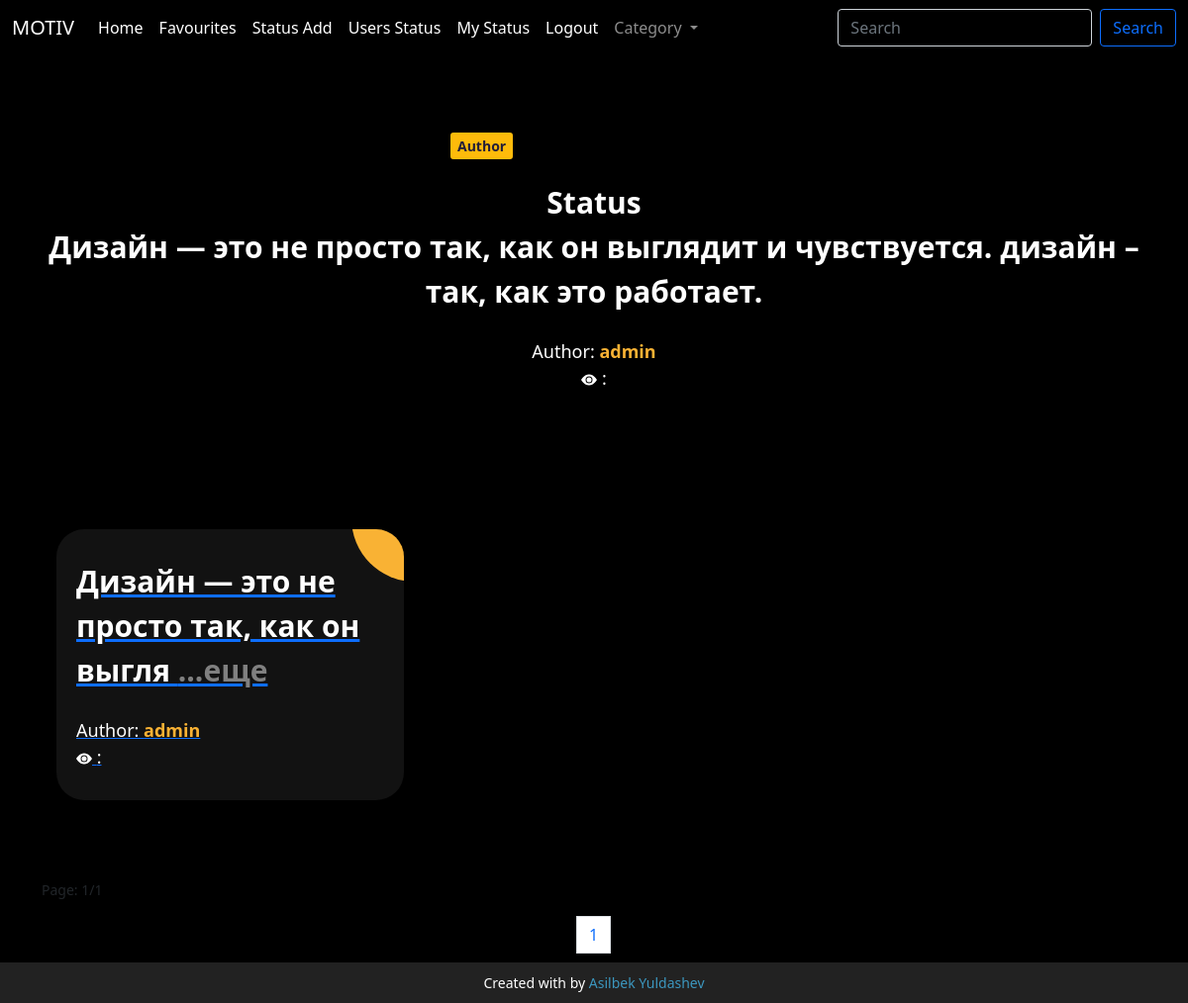
Screenshot of /users_status/15/ with the database file from the repository.
### main/models.py (models this page shows, shortened)
class StatusUser(models.Model):
    text = models.TextField()
    author = models.ForeignKey(User, on_delete=models.CASCADE)

class User(AbstractUser):
    img = models.ImageField(upload_to="images/")
    count = models.BooleanField(default=True)

### main/views.py (the view)
# urls.py: path('users_status/<int:id>/',users_status_get,name='users_status_get'),
def users_status_get(request,id):
    users = StatusUser.objects.get(id=id)
    status = StatusUser.objects.get(id=id)
    category = Category.objects.all()
    hit_count = get_hitcount_model().objects.get_for_object(users)
    hits = hit_count.hits
    hit_count_response = HitCountMixin.hit_count(request, hit_count)
    if hit_count_response.hit_counted:
        hits = + 1
    athor_status = StatusUser.objects.filter(
        Q(author__username__icontains=users.author)
    )
    page = Paginator(athor_status, 3)
    page_list = request.GET.get('page')
    page = page.get_page(page_list)
    ctx = {
        'page': page,
        'category':category,
        'hits':hits,
        'status':status,
        'athor_status':athor_status,
    }
    return render(request,'users_get.html',ctx)

### template/users_get.html (shortened to what this page needs)
{% load static %}
{% load hitcount_tags %}
<!doctype html>
<html lang="en">
<head>
    <link href="https://cdn.jsdelivr.net/npm/bootstrap@5.1.0/dist/css/bootstrap.min.css" rel="stylesheet"
>
    <link rel="stylesheet" href="{% static 'salom.css' %}">
</head>
<body>
<nav style="background: black" class="navbar navbar-expand-lg navbar-dark    bg-black">
  <div class="container-fluid">
    <a class="navbar-brand" href="{% url 'index' %}">MOTIV</a>
    <div class="collapse navbar-collapse" id="navbarSupportedContent">
      <ul class="navbar-nav me-auto mb-2 mb-lg-0">
        <li class="nav-item">
          <a class="nav-link active" aria-current="page" href="{% url 'index' %}">Home</a>
        </li>
          <li class="nav-item">
                    <a class="nav-link active" aria-current="page" href="{% url 'sevimli' %}">Favourites</a>
                </li>
          <li class="nav-item">
                    <a class="nav-link active" aria-current="page" href="{% url 'status_add' %}">Status Add</a>
                </li><li class="nav-item">
                    <a class="nav-link active" aria-current="page" href="{% url 'users_status' %}">Users Status</a>
                </li>
          {% if user.count %}
          {% else %}
          <li class="nav-item">
                    <a class="nav-link active" aria-current="page" href="{% url 'my_status' %}">My Status</a>
                </li>
          {% endif %}
          <li class="nav-item">
                    <a class="nav-link active" aria-current="page" href="{% url 'logodut' %}">Logout</a>
                </li>
           <li class="nav-item dropdown ">
          <a class="nav-link dropdown-toggle " href="#" id="navbarDropdown" role="button" data-bs-toggle="dropdown" aria-expanded="false">
            Category
          </a>
        </li>
      </ul>
     <form class="d-flex" role="search" method="post" action="{% url 'search' %}">
        <input class="form-control me-2" style="background: black;color: white" name="search" type="search" placeholder="Search" aria-label="Search">
        <button class="btn btn-outline-primary" type="submit">Search</button>
      </form>
    </div>
  </div>
</nav>
<link rel="stylesheet" href="https://use.fontawesome.com/releases/v5.7.0/css/all.css"
>
<div style="display: flex; flex-direction: column; justify-content: center; align-items: center">
    <div>
        <div class="card-container mt-5">
            <span class="pro">Author</span>
        </div>
        <footer>
            <p>
                Created with by
                <a target="_blank" href="https://asilbek-yuldashev.uz">Asilbek Yuldashev</a>
            </p>
        </footer>
    </div>
    <div style="padding: 2rem ; text-align: center">
        <div class="ag-courses_item">
            <div class="ag-courses-item_title">
                <b>Status</b><br>
                <span>{{ status.text }}</span>
            </div>
            <div class="ag-courses-item_date-box">
                Author:
                <span class="ag-courses-item_date">
              {{ status.author }} </span>
                <br>
                <div style="text-align: center">
                    <svg xmlns="http://www.w3.org/2000/svg" width="16" height="16" fill="currentColor"
                         class="bi bi-eye-fill" viewBox="0 0 16 16">
                        <path d="M10.5 8a2.5 2.5 0 1 1-5 0 2.5 2.5 0 0 1 5 0"/>
                        <path d="M0 8s3-5.5 8-5.5S16 8 16 8s-3 5.5-8 5.5S0 8 0 8m8 3.5a3.5 3.5 0 1 0 0-7 3.5 3.5 0 0 0 0 7"/>
                    </svg>
                    : {{ hits }}
                </div>
                <br>
            </div>
        </div>
    </div>
</div>
<div style="" class="container">
    {% if search %}
    <div class="ag-format-container">
        <div class="ag-courses_box">
            {% for i in users %}
            <div class="ag-courses_item">
                <a href="{% url 'users_status_get' i.id %}" class="ag-courses-item_link">
                    <div class="ag-courses-item_bg">
                    </div>
                    <div class="ag-courses-item_title">
                        <span>{{ i.text|slice:40 }}<span style="color: gray">...еще</span></span>
                    </div>
                    <div class="ag-courses-item_date-box">
                        Author:
                        <span class="ag-courses-item_date">
              {{ i.author }} </span>
                        <br>
                        <svg xmlns="http://www.w3.org/2000/svg" width="16" height="16" fill="currentColor"
                             class="bi bi-eye-fill" viewBox="0 0 16 16">
                            <path d="M10.5 8a2.5 2.5 0 1 1-5 0 2.5 2.5 0 0 1 5 0"/>
                            <path d="M0 8s3-5.5 8-5.5S16 8 16 8s-3 5.5-8 5.5S0 8 0 8m8 3.5a3.5 3.5 0 1 0 0-7 3.5 3.5 0 0 0 0 7"/>
                        </svg>
                        : {% get_hit_count for i %}
                    </div>
            </div>
            </a>
        </div>
    </div>
    {% endfor %}
    {% else %}
    <div class="ag-format-container">
        <div class="ag-courses_box">
            {% for i in page.object_list %}
            <div class="ag-courses_item">
                <a href="{% url 'users_status_get' i.id %}" class="ag-courses-item_link">
                    <div class="ag-courses-item_bg"></div>
                    <div id="textbox" class="ag-courses-item_title">
                        <span>{{ i.text|slice:40 }} <span style="color: gray">...еще</span></span>
                    </div>
                    <div class="ag-courses-item_date-box">
                        Author:
                        <span class="ag-courses-item_date">
              {{ i.author }} </span> <br>
                        <svg xmlns="http://www.w3.org/2000/svg" width="16" height="16" fill="currentColor"
                             class="bi bi-eye-fill" viewBox="0 0 16 16">
                            <path d="M10.5 8a2.5 2.5 0 1 1-5 0 2.5 2.5 0 0 1 5 0"/>
                            <path d="M0 8s3-5.5 8-5.5S16 8 16 8s-3 5.5-8 5.5S0 8 0 8m8 3.5a3.5 3.5 0 1 0 0-7 3.5 3.5 0 0 0 0 7"/>
                        </svg>
                        : {% get_hit_count for i %}
                    </div>
                </a>
            </div>
            {% endfor %}
        </div>
    </div>
    {% endif %}
    <p>Page: {{ page.number }}/{{ page.paginator.num_pages }}</p>
    <nav aria-label="Page navigation example">
        <ul class="pagination justify-content-center">
            {% for num_page in page.paginator.page_range %}
            {% if page.number == num_page %}
            <li class="page-item"><a class="page-link" href="#">{{ num_page }}</a></li>
            {% endif %}<br/>{% endfor %}
        </ul>
    </nav>
</div>
</body>
</html>

### main/static/salom.css (style rules this page uses)
.ag-format-container { width: 1142px; margin: 0 auto; }
body { background-color: #000; }
.ag-courses_box { display: -webkit-box; display: -ms-flexbox; display: flex; -ms-flex-wrap: wrap; flex-wrap: wrap; padding: 50px 0; }
.ag-courses_item { -ms-flex-preferred-size: calc(33.33333% - 30px); flex-basis: calc(33.33333% - 30px); margin: 0 15px 30px; overflow: hidden; border-radius: 28px; }
.ag-courses-item_link { display: block; padding: 30px 20px; background-color: #121212; overflow: hidden; position: relative; }
.ag-courses-item_title { min-height: 87px; margin: 0 0 25px; overflow: hidden; font-weight: bold; font-size: 30px; color: #FFF; z-index: 2; position: relative; }
.ag-courses-item_date-box { font-size: 18px; color: #FFF; z-index: 2; position: relative; }
.ag-courses-item_date { font-weight: bold; color: #f9b234; -webkit-transition: color .5s ease; -o-transition: color .5s ease; transition: color .5s ease }
.ag-courses-item_bg { height: 128px; width: 128px; background-color: #f9b234; z-index: 1; position: absolute; top: -75px; right: -75px; border-radius: 50%; -webkit-transition: all .5s ease; -o-transition: all .5s ease; transition: all .5s ease; }

### template/users_get.html (style rules this page uses)
* { padding: 0; margin: 0; box-sizing: border-box; }
p { font-size: 14px; line-height: 21px; }
.card-container { border-radius: 5px; box-shadow: 0px 10px 20px -10px rgba(0, 0, 0, 0.75); color: #B3B8CD; padding-top: 30px; position: relative; width: 350px; max-width: 100%; text-align: center; }
.card-container .pro { color: #231E39; background-color: #FEBB0B; border-radius: 3px; font-size: 14px; font-weight: bold; padding: 3px 7px; position: absolute; top: 30px; left: 30px; }
footer { background-color: #222; color: #fff; font-size: 14px; bottom: 0; position: fixed; left: 0; right: 0; text-align: center; z-index: 999; }
footer p { margin: 10px 0; }
footer a { color: #3c97bf; text-decoration: none; }

### rows the page displays
StatusUser: text "Дизайн — это не просто так, как он выглядит и чувствуется. дизайн – так, как это работает.", author "admin", text "Дизайн — это не просто так, как он выгля"

### other values shown
{{ page.number }} "1"
{{ page.paginator.num_pages }} "1"
{{ num_page }} "1"
